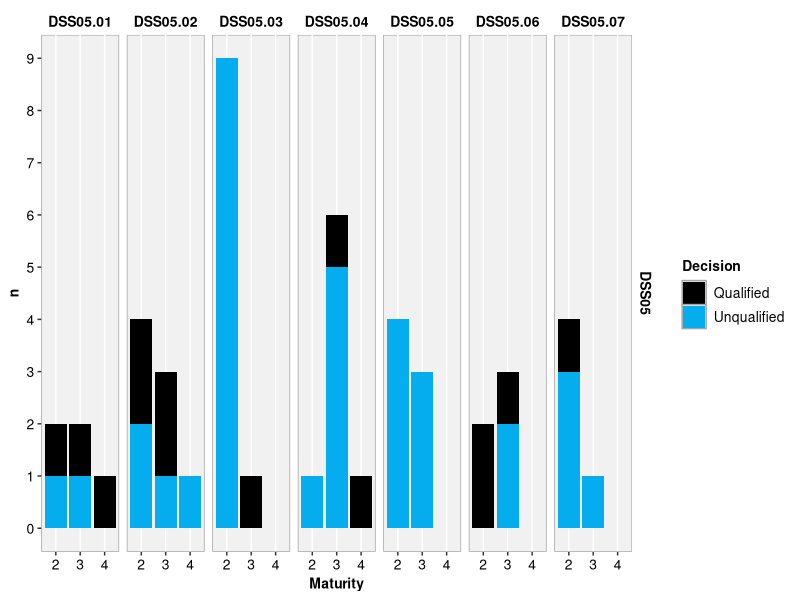

Write R code to recreate this figure.
library(tidyverse)
library(data.table)

df <- fread('data.csv')

f_size <- 10

t <- theme(plot.title = element_text(face="bold"),
           axis.text.x = element_text(size=f_size,color='#000000',angle=0),
           axis.text.y = element_text(size=f_size,color='#000000'),
           axis.title.x = element_text(face="bold", size=f_size,color='#000000'),
           axis.title.y = element_text(face="bold", size=f_size,color='#000000'),
           panel.background = element_rect(fill="#f1f1f1", color='#a5a5a5',size=0.5),
           panel.ontop = F,
           panel.grid.major.y = element_line(color='#5f7e89',size=0),
           panel.grid.minor.y = element_blank(),
           # panel.grid.major.x = element_blank(),
           panel.grid.minor.x = element_blank(),
           legend.text = element_text(size=f_size,color='#000000'),
           legend.title = element_text(face='bold',size=f_size,color='#000000'),
           legend.box.background = element_rect(fill='#ffffff', color='#ffffff', size=1.5),
           strip.text = element_text(size=f_size,color='#000000', face='bold'),
           strip.background = element_rect(colour = NA, fill = '#ffffff'))

pal <- c('Unqualified' = '#06adee', 'Qualified' = '#000000', 'Disclaimer' = '#b3b3b3')




df %>% 
  group_by(Objective, Practice, Maturity, Decision) %>% 
  summarise(n = n()) %>%
  filter(Objective == "DSS05") %>%
  ggplot(aes(x = Maturity, y = n, fill = Decision)) +
  geom_bar(stat = 'identity') +
  facet_grid(Objective ~ Practice) +
  scale_x_continuous(breaks = c(1, 2, 3, 4)) +
  scale_y_continuous(breaks = c(0,1,2,3,4,5,6,7,8,9)) +
  scale_fill_manual(values = pal) +
  t
